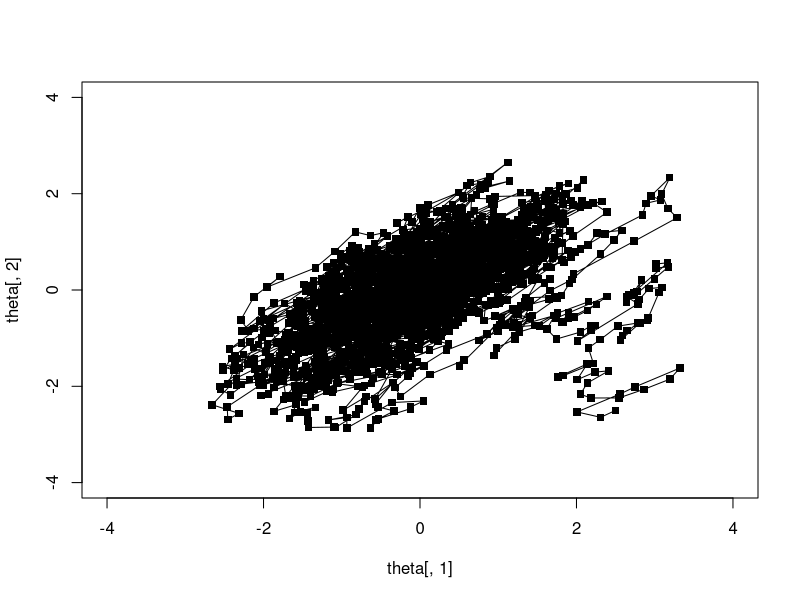

This figure's R source:
set.seed(123)
y <- c(0,0)
rho <- 0.8
# Metropolis Algorithm 
library(mvtnorm)
M <- 3000
theta <- matrix(0, M, 2)

theta[1,] <- c(2.5, -2.5)
V <- 0.1 * matrix(c(1, rho,rho, 1), 2, 2) # Cov for Proposal
Sig <- matrix(c(1, rho,rho, 1), 2, 2) # Cov matrix for the posterior

for(i in 2:M){
      theta.star <- rmvnorm(1, theta[(i-1),], V)
      log.R <- dmvnorm(theta.star, y, Sig, log=T) - dmvnorm(theta[(i-1),], y, Sig, log=T)
      if(log(runif(1))<=log.R){
            theta[i, ] <- theta.star
      }
      else{
            theta[i, ] <- theta[(i-1), ]
      }
}
head(theta)
plot(theta[,1], theta[,2], type = 'l', ylim=c(-4, 4), xlim=c(-4,4))
points(theta[,1], theta[,2], pch=15)
